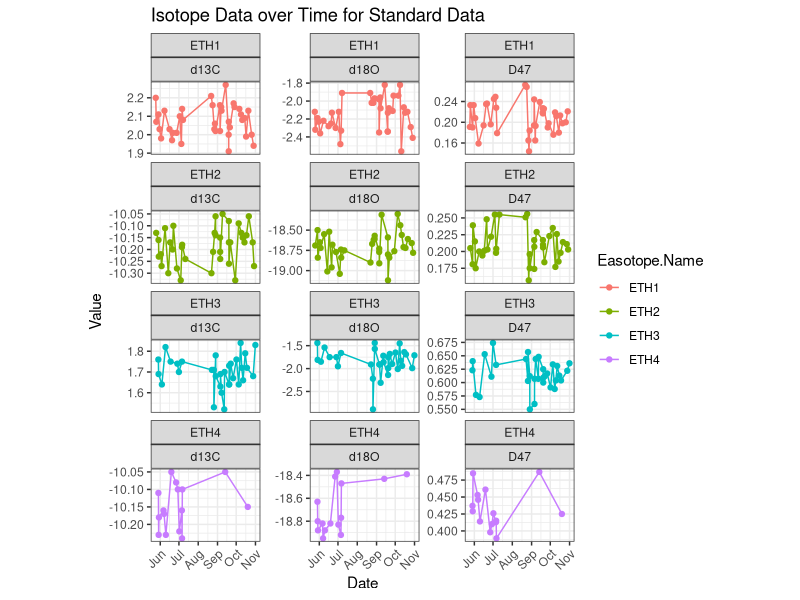
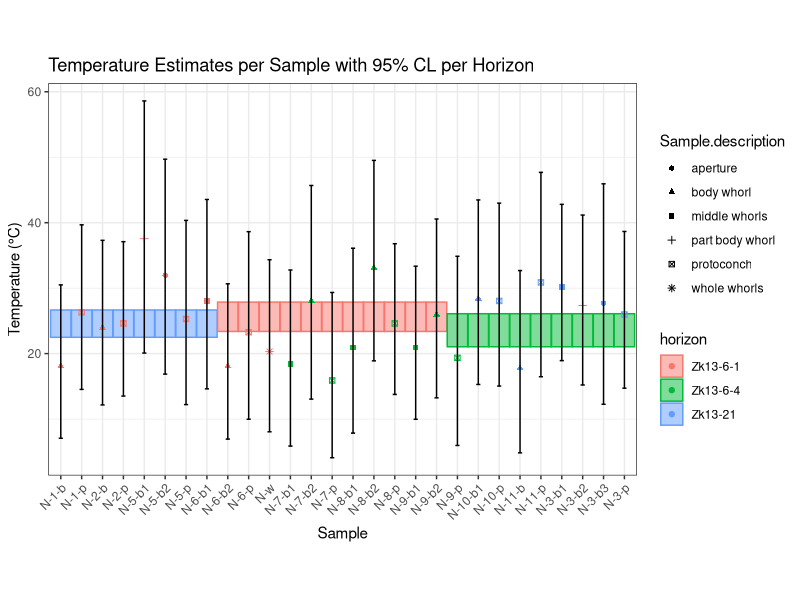
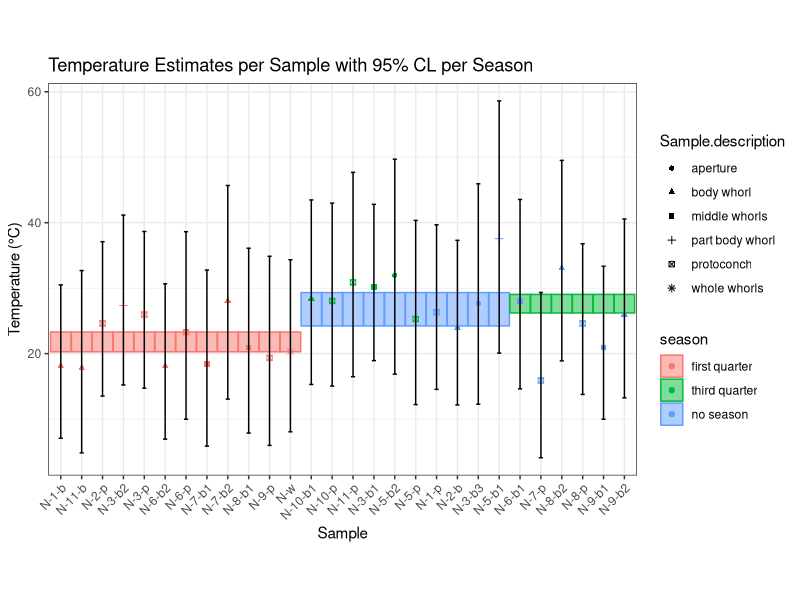
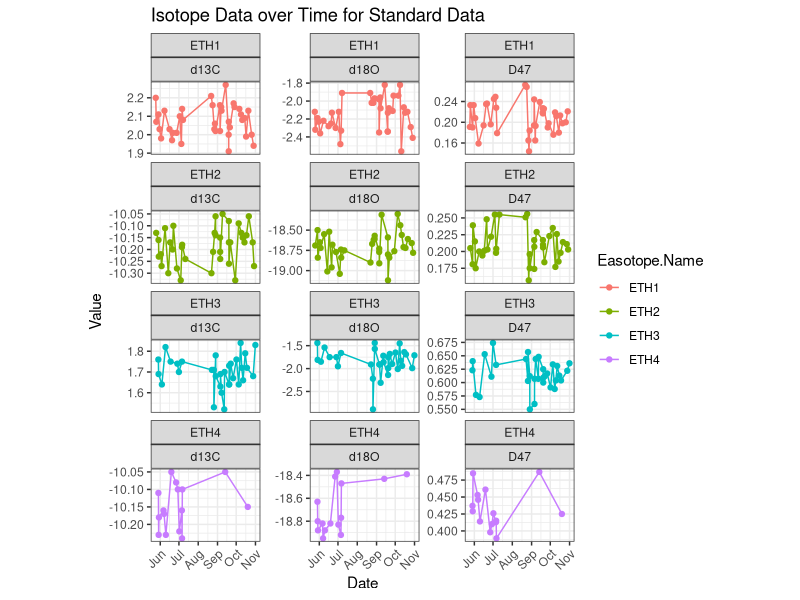
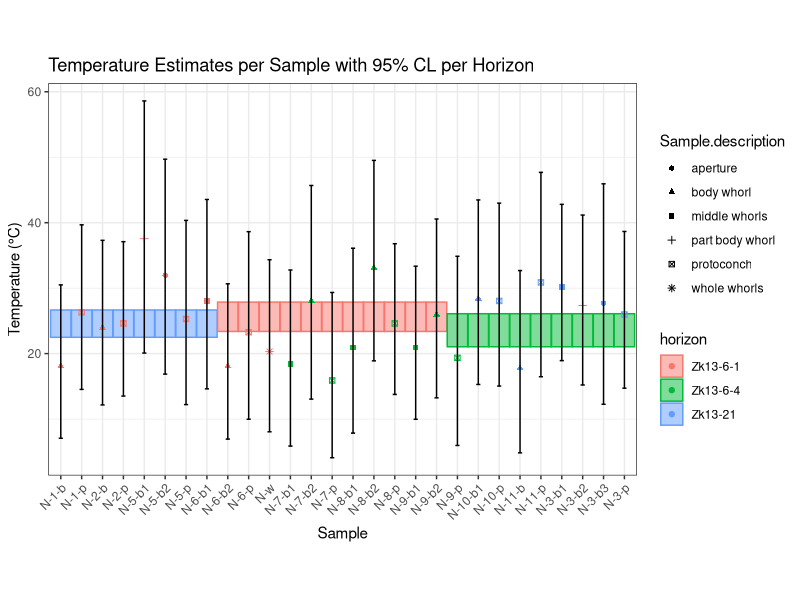
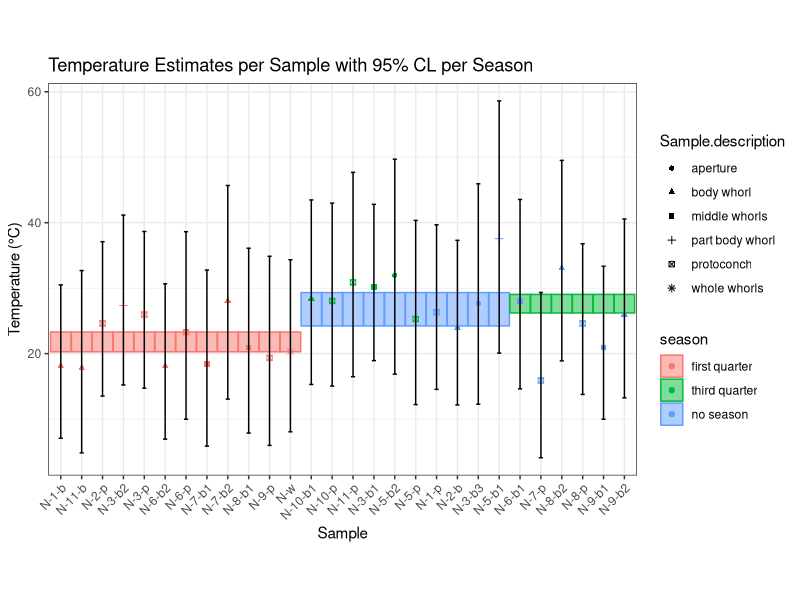

Reproduce these figures in R, in order.
# Data analysis routine for the manuscript titled "Clumped isotope compositions of mid-Holocene marine gastropod shells"
# Authors of manuscript: Tingting Yua, Sha Lia, Niels J. de Winter b, c, Dongxv Zhanga, Naihua Xuec, d, Ye Xua, Haichun Zhanga, Xiaoqiao Wane, Bo Wanga
# Author of the data analysis code: Niels J. de Winter
# E-mail: n.j.de.winter@vu.nl

# Load necessary libraries
library(ggplot2)
library(tidyverse)

# Load the CSV file
data <- read.csv("Naticarius_all_data.csv")

# Display the first few rows of the data
head(data)

# Rename the columns
colnames(data) <- gsub("^d13C.*", "d13C", colnames(data))
colnames(data) <- gsub("^d18O.*", "d18O", colnames(data))
colnames(data) <- gsub("^D47.*", "D47", colnames(data))

# Filter the data for type "standard"
standard_data <- subset(data, Type == "standard")

# Convert the ID column to Date type
standard_data$Date <- as.POSIXct(standard_data$ID, format = "%Y-%m-%d %H:%M")

# Reshape the data for ggplot
standard_data_long <- standard_data %>%
    pivot_longer(cols = c("d13C", "d18O", "D47"), names_to = "variable", values_to = "value")

# Plot the data using ggplot2 with each standard name having its own panel
ggplot(standard_data_long, aes(x = Date, y = value, color = Easotope.Name)) +
    geom_line() +
    geom_point() +
    facet_wrap(~ Easotope.Name + variable, scales = "free_y", ncol = 3, nrow = 4) +
    labs(x = "Date", y = "Value", title = "Isotope Data over Time for Standard Data") +
    theme_bw() +
    theme(axis.text.x = element_text(angle = 45, hjust = 1)) +
    theme(aspect.ratio = 1 / 1.5)

# Export the plot as a vector PDF
ggsave("isotope_data_over_time_standard_data.pdf", device = "pdf", width = 10, height = 8)

# Calculate the standard deviations on all ETH standards
STD_stats <- standard_data_long %>%
    group_by(Easotope.Name, variable) %>%
    summarise(
        mean = mean(value),
        sd = sd(value),
        N = n(),
        se = sd / sqrt(N),
        CL95 = qt(0.975, N - 1) * se
    )

# Calculate the mean standard deviation for D47 based on the standard deviations of the ETH standards
SD_ETH <- sqrt(sum(STD_stats$sd[STD_stats$variable == "D47"] ** 2) / length(unique(STD_stats$Easotope.Name[STD_stats$variable == "D47"])))
data$D47_SD <- SD_ETH # Add ETH standard deviation as column to all data

# ------------------------------------------------------------------------------------------
# Calculate pooled stats for all specimens
# Group data by Sample_name and calculate the mean and the pooled standard deviation for D47
pooled_sample_stats <- data %>%
    subset(Type == "sample") %>%
    group_by(Sample_name) %>%
    summarise(
        N = n(),
        mean_D47 = mean(D47, na.rm = TRUE),
        sd_D47 = sqrt(sum((D47 - mean(D47, na.rm = TRUE)) ** 2, na.rm = TRUE) / (n() - 1)),
        D47_pooled_SD = sqrt(sd_D47 ** 2 + D47_SD ** 2),
        D47_se = D47_pooled_SD / sqrt(N),
        D47_CL95 = qt(0.975, N - 1) * D47_se
    ) %>%
    distinct(Sample_name, .keep_all = TRUE)

# Merge the pooled statistics back into the original data
sample_data <- merge(data, pooled_sample_stats, by = "Sample_name") %>%
    distinct(Sample_name, .keep_all = TRUE)

# Convert specimen mean and 95%CL to temperature
sample_data$T47_sample <- sqrt(10 ** 6 / ((sample_data$D47 - 0.154) / 0.0391)) - 273.15 # Convert D47 to temperature using Anderson equation
sample_data$T47_max_sample <- sqrt(10 ** 6 / ((sample_data$D47 - 2 * sample_data$D47_se - 0.154) / 0.0391)) - 273.15 # Convert D47 - 2 standard errors to temperature using Anderson equation
sample_data$T47_min_sample <- sqrt(10 ** 6 / ((sample_data$D47 + 2 * sample_data$D47_se - 0.154) / 0.0391)) - 273.15 # Convert D47 + 2 standard errors to temperature using Anderson equation
sample_data$T47_95CL_sample <- (sample_data$T47_max_sample - sample_data$T47_min_sample) / 2

# ------------------------------------------------------------------------------------------
# Add calculations of the d18Ow of the water from D47-temperature and d18Oc
# Using the d18Oc-d18Ow-temperature relationship from Grossman and Ku (1986)
# with the VPDB-VSMOW scale correction of ‐0.27 ‰ (Gonfiantini et al., 1995; Dettman et al., 1999)
# Solved for d18Ow following Schöne et al. (2020; see Schmitt et al., 2024)
# Schmitt, K.E., Beuzen-Waller, T., Schmidt, C., Proctor, L., Lindauer, S., Gey, C.J., Pietsch, D., Schöne, B.R., 2024. Melanoides tuberculata and Zootecus insularis gastropod shells provide a snapshot into past hydroclimatic conditions of arid environments: New perspectives from Oman. Palaeogeography, Palaeoclimatology, Palaeoecology 655, 112542. https://doi.org/10.1016/j.palaeo.2024.112542
sample_data$d18Ow <- (19.43 - 4.34 * sample_data$d18O - sample_data$T47_sample) / -4.34
sample_data$d18Ow_min <- (19.43 - 4.34 * sample_data$d18O - sample_data$T47_max_sample) / -4.34
sample_data$d18Ow_max <- (19.43 - 4.34 * sample_data$d18O - sample_data$T47_min_sample) / -4.34
sample_data$d18Ow_95CL <- (sample_data$d18Ow_max - sample_data$d18Ow_min) / 2

# ------------------------------------------------------------------------------------------
# Calculate mean temperature +/- 95%CL for entire dataset
# Calculate the mean and the pooled standard deviation for D47
pooled_data_stats <- data %>%
    subset(Type == "sample") %>%
    summarise(
        N = n(),
        mean_D47 = mean(D47, na.rm = TRUE),
        D47_pooled_SD = sqrt(sum((D47 - mean(D47, na.rm = TRUE)) ** 2, na.rm = TRUE) / (n() - 1)),
        D47_se = D47_pooled_SD / sqrt(N),
        D47_CL95 = qt(0.975, N - 1) * D47_se,
        T47_mean_all = sqrt(10 ** 6 / ((mean_D47 - 0.154) / 0.0391)) - 273.15, # Convert D47 to temperature using Anderson equation
        T47_max = sqrt(10 ** 6 / ((mean_D47 - D47_CL95 - 0.154) / 0.0391)) - 273.15, # Convert D47 - 2 standard errors to temperature using Anderson equation
        T47_min = sqrt(10 ** 6 / ((mean_D47 + D47_CL95 - 0.154) / 0.0391)) - 273.15, # Convert D47 + 2 standard errors to temperature using Anderson equation
        T47_95CL_all = (T47_max - T47_min) / 2,
        d18Ow_mean_all = (19.43 - 4.34 * mean(d18O, na.rm = TRUE) - T47_mean_all) / -4.34, # Calculate d18Ow from mean d18Oc and mean T47
        d18Ow_max = (19.43 - 4.34 * mean(d18O, na.rm = TRUE) - T47_max) / -4.34, # Calculate d18Ow from mean d18Oc and T47 - 2 standard errors
        d18Ow_min = (19.43 - 4.34 * mean(d18O, na.rm = TRUE) - T47_min) / -4.34, # Calculate d18Ow from mean d18Oc and T47 + 2 standard errors
        d18Ow_95CL_all = (d18Ow_max - d18Ow_min) / 2
    )

# Merge the pooled statistics back into the original data
sample_data$T47_mean_all <- pooled_data_stats$T47_mean_all
sample_data$T47_95CL_all <- pooled_data_stats$T47_95CL_all
sample_data$d18Ow_mean_all <- pooled_data_stats$d18Ow_mean_all
sample_data$d18Ow_95CL_all <- pooled_data_stats$d18Ow_95CL_all

# ------------------------------------------------------------------------------------------
# Calculate mean temperature +/- 95%CL per horizon
# Group data by Horizon and calculate the mean and the pooled standard deviation for D47
pooled_horizon_stats <- data %>%
    subset(Type == "sample") %>%
    group_by(horizon) %>%
    summarise(
        N = n(),
        mean_D47 = mean(D47, na.rm = TRUE),
        D47_pooled_SD = sqrt(sum((D47 - mean(D47, na.rm = TRUE)) ** 2, na.rm = TRUE) / (n() - 1)),
        D47_se = D47_pooled_SD / sqrt(N),
        D47_CL95 = qt(0.975, N - 1) * D47_se,
        T47_horizon = sqrt(10 ** 6 / ((mean_D47 - 0.154) / 0.0391)) - 273.15, # Convert D47 to temperature using Anderson equation
        T47_max_horizon = sqrt(10 ** 6 / ((mean_D47 - D47_CL95 - 0.154) / 0.0391)) - 273.15, # Convert D47 - 2 standard errors to temperature using Anderson equation
        T47_min_horizon = sqrt(10 ** 6 / ((mean_D47 + D47_CL95 - 0.154) / 0.0391)) - 273.15, # Convert D47 + 2 standard errors to temperature using Anderson equation
        d18Ow_horizon = (19.43 - 4.34 * mean(d18O, na.rm = TRUE) - T47_horizon) / -4.34, # Calculate d18Ow from mean d18Oc and mean T47_95CL_all
        d18Ow_max_horizon = (19.43 - 4.34 * mean(d18O, na.rm = TRUE) - T47_max_horizon) / -4.34, # Calculate d18Ow from mean d18Oc and T47 - 2 standard errors
        d18Ow_min_horizon = (19.43 - 4.34 * mean(d18O, na.rm = TRUE) - T47_min_horizon) / -4.34 # Calculate d18Ow from mean d18Oc and T47 + 2 standard errors
    ) %>%
    distinct(horizon, .keep_all = TRUE)

# Merge horizon statistics back into the original data
sample_data <- merge(
    sample_data,
    select(
        pooled_horizon_stats,
        horizon,
        T47_horizon,
        T47_max_horizon,
        T47_min_horizon,
        d18Ow_horizon,
        d18Ow_max_horizon,
        d18Ow_min_horizon
        ),
    by = "horizon"
)

# ------------------------------------------------------------------------------------------
# Plot temperatures per sample and add uncertainty bars per horizon
# Order the sample names first by horizon and then alphabetically
sample_data <- sample_data %>%
    arrange(horizon, Sample_name)

# Order the horizons in the specified order
sample_data$horizon <- factor(sample_data$horizon, levels = c("Zk13-6-1", "Zk13-6-4", "Zk13-21"))

# Plot temperatures per sample and add uncertainty bars per horizon
ggplot(sample_data,
    aes(
        x = factor(Sample_name, levels = unique(Sample_name)),
        y = T47_sample,
        color = factor(horizon, levels = c("Zk13-6-1", "Zk13-6-4", "Zk13-21")),
        fill = factor(horizon, levels = c("Zk13-6-1", "Zk13-6-4", "Zk13-21")),
        shape = Sample.description
    )
) +
geom_rect(aes(xmin = as.numeric(factor(Sample_name, levels = unique(Sample_name))) - 0.49, xmax = as.numeric(factor(Sample_name, levels = unique(Sample_name))) + 0.49, ymin = T47_min_horizon, ymax = T47_max_horizon), alpha = 0.5) +
geom_point() +
geom_errorbar(aes(ymin = T47_min_sample, ymax = T47_max_sample), width = 0.2, color = "black") +
labs(x = "Sample", y = "Temperature (°C)", title = "Temperature Estimates per Sample with 95% CL per Horizon", color = "horizon", fill = "horizon") +
scale_x_discrete(limits = unique(sample_data$Sample_name[order(sample_data$horizon)])) +
theme_bw() +
theme(axis.text.x = element_text(angle = 45, hjust = 1), aspect.ratio = 1 / 1.5)

# Export the plot as a vector PDF
ggsave("temperature_estimates_per_sample_horizon.pdf", device = "pdf", width = 10, height = 8)

# ------------------------------------------------------------------------------------------
# Calculate mean temperature +/- 95%CL per season
# Group data by Season and calculate the mean and the pooled standard deviation for D47
pooled_season_stats <- data %>%
    subset(Type == "sample") %>%
    group_by(season) %>%
    summarise(
        N = n(),
        mean_D47 = mean(D47, na.rm = TRUE),
        D47_pooled_SD = sqrt(sum((D47 - mean(D47, na.rm = TRUE)) ** 2, na.rm = TRUE) / (n() - 1)),
        D47_se = D47_pooled_SD / sqrt(N),
        D47_CL95 = qt(0.975, N - 1) * D47_se,
        T47_season = sqrt(10 ** 6 / ((mean_D47 - 0.154) / 0.0391)) - 273.15, # Convert D47 to temperature using Anderson equation
        T47_max_season = sqrt(10 ** 6 / ((mean_D47 - D47_CL95 - 0.154) / 0.0391)) - 273.15, # Convert D47 - 2 standard errors to temperature using Anderson equation
        T47_min_season = sqrt(10 ** 6 / ((mean_D47 + D47_CL95 - 0.154) / 0.0391)) - 273.15, # Convert D47 + 2 standard errors to temperature using Anderson equation
        d18Ow_season = (19.43 - 4.34 * mean(d18O, na.rm = TRUE) - T47_season) / -4.34, # Calculate d18Ow from mean d18Oc and mean T47_95CL_all
        d18Ow_max_season = (19.43 - 4.34 * mean(d18O, na.rm = TRUE) - T47_max_season) / -4.34, # Calculate d18Ow from mean d18Oc and T47 - 2 standard errors
        d18Ow_min_season = (19.43 - 4.34 * mean(d18O, na.rm = TRUE) - T47_min_season) / -4.34 # Calculate d18Ow from mean d18Oc and T47 + 2 standard errors
    )

# Merge season statistics back into the original data
sample_data <- merge(
    sample_data,
    select(
        pooled_season_stats,
        season,
        T47_season,
        T47_max_season,
        T47_min_season,
        d18Ow_season,
        d18Ow_max_season,
        d18Ow_min_season
        ),
    by = "season"
)

# ------------------------------------------------------------------------------------------
# Plot temperatures per sample and add uncertainty bars per season
# Order the sample names first by season and then alphabetically
sample_data <- sample_data %>%
    arrange(season, Sample_name)

# Order the seasons in the specified order
sample_data$season <- factor(sample_data$season, levels = c("first quarter", "third quarter", "no season"))

# Plot temperatures per sample and add uncertainty bars per season
ggplot(sample_data,
    aes(
        x = factor(Sample_name, levels = unique(Sample_name)),
        y = T47_sample,
        color = factor(season, levels = c("first quarter", "third quarter", "no season")),
        fill = factor(season, levels = c("first quarter", "third quarter", "no season")),
        shape = Sample.description
    )
) +
geom_rect(aes(xmin = as.numeric(factor(Sample_name, levels = unique(Sample_name))) - 0.49, xmax = as.numeric(factor(Sample_name, levels = unique(Sample_name))) + 0.49, ymin = T47_min_season, ymax = T47_max_season), alpha = 0.5) +
geom_point() +
geom_errorbar(aes(ymin = T47_min_sample, ymax = T47_max_sample), width = 0.2, color = "black") +
labs(x = "Sample", y = "Temperature (°C)", title = "Temperature Estimates per Sample with 95% CL per Season", color = "season", fill = "season") +
scale_x_discrete(limits = unique(sample_data$Sample_name[order(sample_data$season)])) +
theme_bw() +
theme(axis.text.x = element_text(angle = 45, hjust = 1), aspect.ratio = 1 / 1.5)

# Export the plot as a vector PDF
ggsave("temperature_estimates_per_sample_season.pdf", device = "pdf", width = 10, height = 8)

# ------------------------------------------------------------------------------------------
# Calculate mean temperature +/- 95%CL per season and horizon
# Group data by Season and Horizon and calculate the mean and the pooled standard deviation for D47
pooled_season_horizon_stats <- data %>%
    subset(Type == "sample") %>%
    group_by(season, horizon) %>%
    summarise(
        N = n(),
        mean_D47 = mean(D47, na.rm = TRUE),
        D47_pooled_SD = sqrt(sum((D47 - mean(D47, na.rm = TRUE)) ** 2, na.rm = TRUE) / (n() - 1)),
        D47_se = D47_pooled_SD / sqrt(N),
        D47_CL95 = qt(0.975, N - 1) * D47_se,
        T47_season_horizon = sqrt(10 ** 6 / ((mean_D47 - 0.154) / 0.0391)) - 273.15, # Convert D47 to temperature using Anderson equation
        T47_max_season_horizon = sqrt(10 ** 6 / ((mean_D47 - D47_CL95 - 0.154) / 0.0391)) - 273.15, # Convert D47 - 2 standard errors to temperature using Anderson equation
        T47_min_season_horizon = sqrt(10 ** 6 / ((mean_D47 + D47_CL95 - 0.154) / 0.0391)) - 273.15, # Convert D47 + 2 standard errors to temperature using Anderson equation
        T47_95CL_season_horizon = (T47_max_season_horizon - T47_min_season_horizon) / 2, # Calculate 95% CL for temperature
        d18Ow_season_horizon = (19.43 - 4.34 * mean(d18O, na.rm = TRUE) - T47_season_horizon) / -4.34, # Calculate d18Ow from mean d18Oc and mean T47_95CL_all
        d18Ow_max_season_horizon = (19.43 - 4.34 * mean(d18O, na.rm = TRUE) - T47_max_season_horizon) / -4.34, # Calculate d18Ow from mean d18Oc and T47 - 2 standard errors
        d18Ow_min_season_horizon = (19.43 - 4.34 * mean(d18O, na.rm = TRUE) - T47_min_season_horizon) / -4.34, # Calculate d18Ow from mean d18Oc and T47 + 2 standard errors
        d18Ow_95CL_season_horizon = (d18Ow_max_season_horizon - d18Ow_min_season_horizon) / 2 # Calculate 95% CL for d18Ow
    )

# Merge season statistics back into the original data
sample_data <- merge(
    sample_data,
    select(
        pooled_season_horizon_stats,
        season,
        horizon,
        T47_season_horizon,
        T47_max_season_horizon,
        T47_min_season_horizon,
        T47_95CL_season_horizon,
        d18Ow_season_horizon,
        d18Ow_max_season_horizon,
        d18Ow_min_season_horizon,
        d18Ow_95CL_season_horizon
        ),
    by = c("season", "horizon")
)

# Export sample data
write.csv(sample_data, "sample_data.csv", row.names = FALSE)
